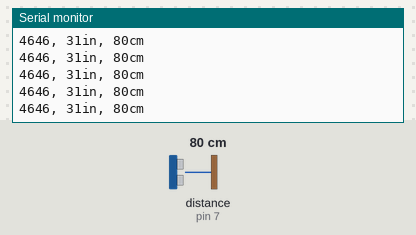
A sketch run on a simulated Arduino Uno, built with avr-gcc and run on an emulated ATmega328P. Parts: the last lines printed to the serial monitor. Wiring (inferred from the names in the program): ultrasonic range finder: trigger pin 7; echo pin 7. The inputs (shaded band) are chosen by the test bench; at power-on: distance to the obstacle (sensor on pin 7) 80 cm. The echo pulse lasts 58.3 µs per cm.

Above: at 1.2 s.
1.3 s: distance to the obstacle (sensor on pin 7) set to 2 cm
At 1.53 s:
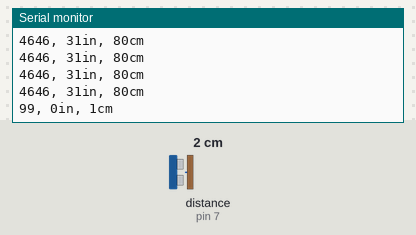
4.3 s: distance to the obstacle (sensor on pin 7) set to 250 cm
At 4.44 s:
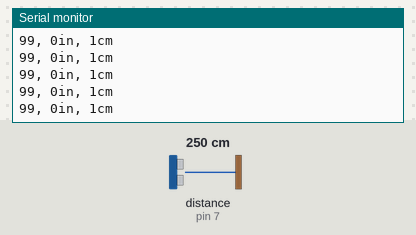
Timing chart, 0 to 7.3 s (numbered marks = the images above; inputs shaded):
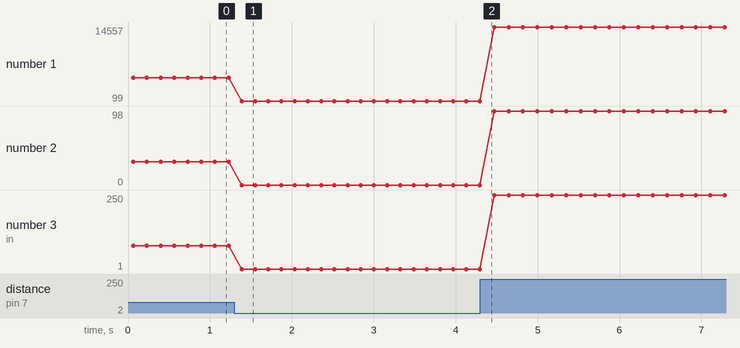

The sketch:

DYP_ME007_ultrasonic.ino
```cpp
const int pingPin = 7;

void setup()
{
  Serial.begin(9600);
}

void loop()
{
  long duration, inches, cm;

  pinMode(pingPin, OUTPUT);
  digitalWrite(pingPin, LOW);
  delay(60);                                    // Keep it LOW for at least 50 ms

  digitalWrite(pingPin, HIGH);
  delayMicroseconds(10);                   // 10 us is OK
  digitalWrite(pingPin, LOW);

  // max delay of 8 x 25 uSec for the 8 40 Khz pulses
  // you might be listening too fast
  delayMicroseconds(150);

  pinMode(pingPin, INPUT);
  duration = pulseIn(pingPin, HIGH);

  if (duration > 37500)  // 38000 plus some margin
  {
    Serial.println("no obstacles found");
  }

  inches = microsecondsToInches(duration);
  cm = microsecondsToCentimeters(duration);
  Serial.print(duration);
  Serial.print(", ");
  Serial.print(inches);
  Serial.print("in, ");
  Serial.print(cm);
  Serial.print("cm");
  Serial.println();

  delay(100);
}

long microsecondsToInches(long microseconds)
{
  return microseconds / 148;
}

long microsecondsToCentimeters(long microseconds)
{
   return microseconds /58;
}
```

Measured:
- after the input at 1.3 s, the serial monitor: prints a new line after 0.09 s (image 1)
- plotted number 1: 4646 → 99 after the input at 1.3 s, 99 → 14557 after the input at 4.3 s
- plotted number 2: 31 → 0 after the input at 1.3 s, 0 → 98 after the input at 4.3 s
- plotted number 3: 80 → 1 after the input at 1.3 s, 1 → 250 after the input at 4.3 s
